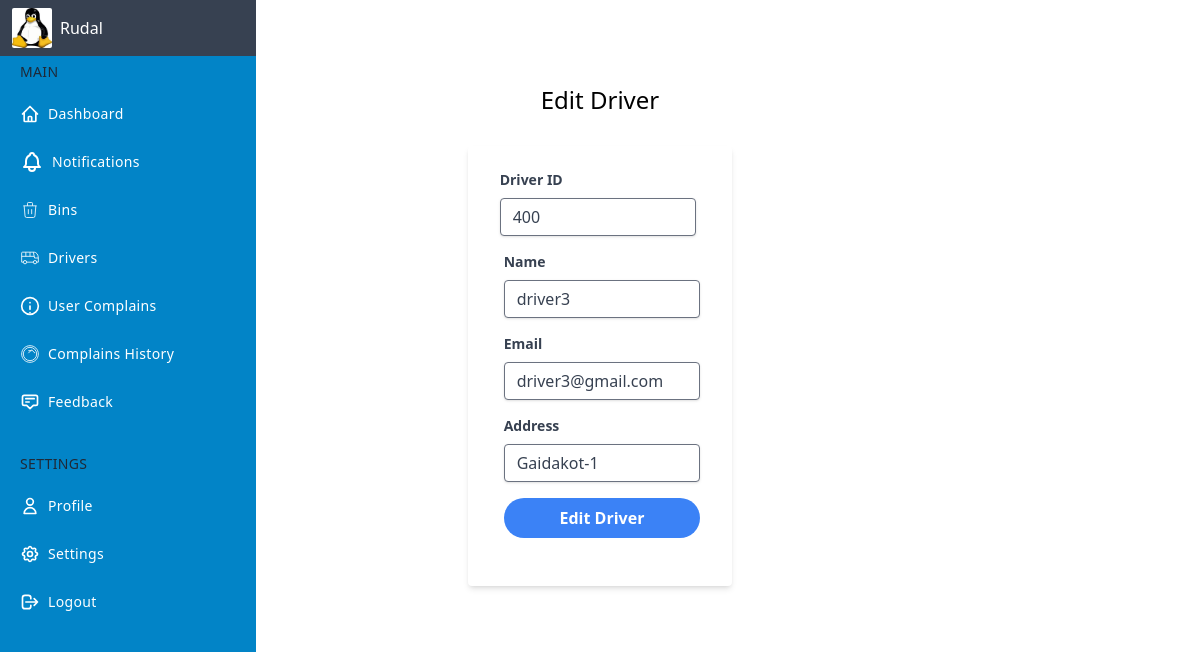
The app's page /admin/editdriver.php?editid=400 (signed in) with its own data.
### tables this page shows
CREATE TABLE `drivers` (
  `driver_id` int(11) NOT NULL,
  `driver_name` varchar(255) NOT NULL,
  `password` varchar(255) NOT NULL,
  `email` varchar(255) NOT NULL,
  `address` varchar(255) NOT NULL,
  `driver_picture` varchar(500) NOT NULL,
  `driver_status` varchar(30) DEFAULT 'free'
);

### admin/editdriver.php (the view, shortened to what this page needs)
<!DOCTYPE html>
<html lang="en">
<head>
    <link rel="stylesheet" href="../style.css">
</head>
<body>
    <div class="flex">
    <?php
    $myid = $_GET['editid'];
    include('dashlayout.php') ?>
    <?php
    $qry = "SELECT * FROM drivers WHERE driver_id = $myid";
    $data = mysqli_query($con, $qry);
    $result = mysqli_fetch_assoc($data);
    ?>
    <div class="w-full container mx-auto ">
        <div class="flex justify-center px-6 my-12 ">
            <div class="w-full lg:w-7/12 bg-white p-5 rounded-lg lg:rounded-l-none">
                <h3 class="pt-4 text-2xl text-center">Edit Driver</h3>
                <form method="post" action="" class="bg-white shadow-md rounded px-8 pt-6 pb-8 mb-4 w-full md:w-[50%] m-[30px_auto] flex flex-wrap" onsubmit="return validate();">
                    <div class="mb-4 w-full pr-1">
                        <label for="driverid" class="block text-gray-700 text-sm font-bold mb-2">
                            Driver ID
                        </label>
                        <input type="text" id="driverid" name="driverid" value="<?php echo $result['driver_id'] ?>" placeholder="Driver ID" class="shadow appearance-none border rounded w-full py-2 px-3 text-gray-700 leading-tight focus:outline-none focus:shadow-outline" required />
                    </div>
                    <div class="mb-4 w-full pl-1">
                        <label for="name" class="block text-gray-700 text-sm font-bold mb-2">
                            Name
                        </label>
                        <input type="text" id="name" name="drivername" value="<?php echo $result['driver_name'] ?>" placeholder="Name" class="shadow appearance-none border rounded w-full py-2 px-3 text-gray-700 leading-tight focus:outline-none focus:shadow-outline" required />
                    </div>
                    <div class="mb-4 w-full pl-1">
                        <label for="email" class="block text-gray-700 text-sm font-bold mb-2">
                            Email
                        </label>
                        <input type="email" id="email" name="email" value="<?php echo $result['email'] ?>" placeholder="Email" class="shadow appearance-none border rounded w-full py-2 px-3 text-gray-700 leading-tight focus:outline-none focus:shadow-outline" required />
                    </div>
                    <div class="mb-4 w-full pl-1">
                        <label for="address" class="block text-gray-700 text-sm font-bold mb-2">
                            Address
                        </label>
                        <input type="text" id="address" name="address" value="<?php echo $result['address'] ?>" placeholder="Address" class="shadow appearance-none border rounded w-full py-2 px-3 text-gray-700 leading-tight focus:outline-none focus:shadow-outline" required />
                    </div>
                    <div class="mb-4 w-full pl-1 text-center">
                        <input type="submit" name="editdriver" value="Edit Driver" class="w-full px-4 py-2 font-bold text-white bg-blue-500 rounded-full hover:bg-blue-700 focus:outline-none focus:shadow-outline">
                    </div>
                </form>
            </div>
        </div>
    </div>
    </div>
</body>
</html>
</body>
</html>

### admin/dashlayout.php (shortened to what this page needs)
<?php
$con = mysqli_connect("localhost", "root", "", "project_gcs");
$qry = "SELECT * FROM admin";
$result = mysqli_query($con, $qry);
$data = mysqli_fetch_assoc($result);
?>
<div class="flex">
    <div class="fixed h-screen flex flex-col w-14 hover:w-64 md:w-64 bg-sky-600 text-white transition-all duration-300 border-none z-10 ">
        <div class="flex flex-col justify-between flex-grow">
            <div class="fixed w-full flex items-center h-14 text-white z-10">
                <div class="flex items-center justify-start  pl-3 w-14 md:w-64 h-14 bg-gray-700 border-none">
                    <a href="editprofile.php"><img class="w-7 h-7 md:w-10 md:h-10 mr-2 rounded-sm overflow-hidden" src="../admin/<?php echo $data['picture'] ?>" /></a>
                    <span class="hidden md:block"><?php echo $data['name'] ?></span>
                </div>
            </div>
            <ul class="flex flex-col mt-10 py-4 space-y-1">
                <li class="px-5 hidden md:block">
                    <div class="flex flex-row items-center h-8">
                        <div class="text-sm font-medium tracking-wide text-gray-800 uppercase">
                            Main
                        </div>
                    </div>
                </li>
                <li>
                    <a href="dashboard.php" class="relative flex flex-row items-center h-11 focus:outline-none hover:bg-gray-600 text-white-600 hover:text-white-800 border-l-4 border-transparent hover:border-gray-800 pr-6">
                        <span class="inline-flex justify-center items-center ml-4">
                        </span>
                        <span class="ml-2 text-sm tracking-wide truncate">Dashboard</span>
                    </a>
                </li>
                <li>
                    <a href="notification.php" class="relative flex flex-row items-center h-11 focus:outline-none hover:bg-gray-600 text-white-600 hover:text-white-800 border-l-4 border-transparent hover:border-gray-800 pr-6">
                        <span class="inline-flex justify-center items-center ml-4">
                        </span>
                        <span class="ml-2 text-sm tracking-wide truncate">Notifications</span>
                    </a>
                </li>
                <li>
                    <a href="bins.php" class="relative flex flex-row items-center h-11 focus:outline-none hover:bg-gray-600 text-white-600 hover:text-white-800 border-l-4 border-transparent hover:border-gray-800 pr-6">
                        <span class="inline-flex justify-center items-center ml-4">
                        </span>
                        <span class="ml-2 text-sm tracking-wide truncate">Bins</span>
                    </a>
                </li>
                <li>
                    <a href="driver.php" class="relative flex flex-row items-center h-11 focus:outline-none hover:bg-gray-600 text-white-600 hover:text-white-800 border-l-4 border-transparent hover:border-gray-800 pr-6">
                        <span class="inline-flex justify-center items-center ml-4">
                        </span>
                        <span class="ml-2 text-sm tracking-wide truncate"> Drivers</span>
                    </a>
                </li>
                <li>
                    <a href="usercomplain.php" class="relative flex flex-row items-center h-11 focus:outline-none hover:bg-gray-600 text-white-600 hover:text-white-800 border-l-4 border-transparent hover:border-gray-800 pr-6">
                        <span class="inline-flex justify-center items-center ml-4">
                            <svg xmlns="http://www.w3.org/2000/svg" viewBox="0 0 24 24" fill="none" stroke="currentColor" stroke-width="2" stroke-linecap="round" stroke-linejoin="round" class="w-5 h-5">
                                <circle cx="12" cy="12" r="10"></circle>
                                <path d="M12 16v-4"></path>
                                <path d="M12 8h.01"></path>
                                <path d="M12 20h.01"></path>
                            </svg>
                        </span>
                        <span class="ml-2 text-sm tracking-wide truncate">User Complains</span>
                    </a>
                </li>
                <li>
                    <a href="complainhistory.php" class="relative flex flex-row items-center h-11 focus:outline-none hover:bg-gray-600 text-white-600 hover:text-white-800 border-l-4 border-transparent hover:border-gray-800 pr-6">
                        <span class="inline-flex justify-center items-center ml-4">
                            <svg class="w-5 h-5" fill="none" stroke="currentColor" viewBox="0 0 24 24" xmlns="http://www.w3.org/2000/svg">
                                <path d="M12 2C6.477 2 2 6.477 2 12c0 5.523 4.477 10 10 10s10-4.477 10-10c0-5.523-4.477-10-10-10zm0 18a8 8 0 100-16 8 8 0 000 16zm-2-9l4-4 4 4M10 8h4"></path>
                            </svg>
                        </span>
                        <span class="ml-2 text-sm tracking-wide truncate">Complains History</span>
                    </a>
                </li>
                <li>
                    <a href="feedback.php" class="relative flex flex-row items-center h-11 focus:outline-none hover:bg-gray-600 text-white-600 hover:text-white-800 border-l-4 border-transparent hover:border-gray-800 pr-6">
                        <span class="inline-flex justify-center items-center ml-4">
                            <svg class="w-5 h-5" fill="none" stroke="currentColor" viewBox="0 0 24 24" xmlns="http://www.w3.org/2000/svg">
                                <path stroke-linecap="round" stroke-linejoin="round" stroke-width="2" d="M7 8h10M7 12h4m1 8l-4-4H5a2 2 0 01-2-2V6a2 2 0 012-2h14a2 2 0 012 2v8a2 2 0 01-2 2h-3l-4 4z"></path>
                            </svg>
                        </span>
                        <span class="ml-2 text-sm tracking-wide truncate">Feedback</span>
                    </a>
                </li>
                <li class="px-5 hidden md:block">
                    <div class="flex flex-row items-center mt-5 h-8">
                        <div class="text-sm font-medium  tracking-wide text-gray-800 uppercase">
                            Settings
                        </div>
                    </div>
                </li>
                <li>
                    <a href="editprofile.php" class="relative flex flex-row items-center h-11 focus:outline-none  hover:bg-gray-600 text-white-600 hover:text-white-800 border-l-4 border-transparent hover:border-gray-800 pr-6">
                        <span class="inline-flex justify-center items-center ml-4">
                            <svg class="w-5 h-5" fill="none" stroke="currentColor" viewBox="0 0 24 24" xmlns="http://www.w3.org/2000/svg">
                                <path stroke-linecap="round" stroke-linejoin="round" stroke-width="2" d="M16 7a4 4 0 11-8 0 4 4 0 018 0zM12 14a7 7 0 00-7 7h14a7 7 0 00-7-7z"></path>
                            </svg>
                        </span>
                        <span class="ml-2 text-sm tracking-wide truncate">Profile</span>
                    </a>
                </li>
                <li>
                    <a href="changepassword.php" class="relative flex flex-row items-center h-11 focus:outline-none hover:bg-gray-600 text-white-600 hover:text-white-800 border-l-4 border-transparent hover:border-gray-800 pr-6">
                        <span class="inline-flex justify-center items-center ml-4">
                        </span>
                        <span class="ml-2 text-sm tracking-wide truncate">Settings</span>
                    </a>
                </li>
                <li>
                    <a href="../admin/logout.php" class="relative flex flex-row items-center h-11 focus:outline-none hover:bg-gray-600 text-white-600 hover:text-white-800 border-l-4 border-transparent hover:border-gray-800 pr-6" onClick="return confirm('Do you want to Logout ?')">
                        <span class="inline-flex justify-center items-center ml-4">
                            <svg class="w-5 h-5" fill="none" stroke="currentColor" viewBox="0 0 24 24" xmlns="http://www.w3.org/2000/svg">
                                <path stroke-linecap="round" stroke-linejoin="round" stroke-width="2" d="M17 16l4-4m0 0l-4-4m4 4H7m6 4v1a3 3 0 01-3 3H6a3 3 0 01-3-3V7a3 3 0 013-3h4a3 3 0 013 3v1"></path>
                            </svg>
                        </span>
                        <span class="ml-2 text-sm tracking-wide truncate"> Logout</span>
                    </a>
                </li>
            </ul>
        </div>
    </div>
</div>

### records on screen
drivers: driverid "400", drivername "driver3", email "driver3@gmail.com", address "Gaidakot-1"

### other values on screen
$data['name'] "Rudal"
